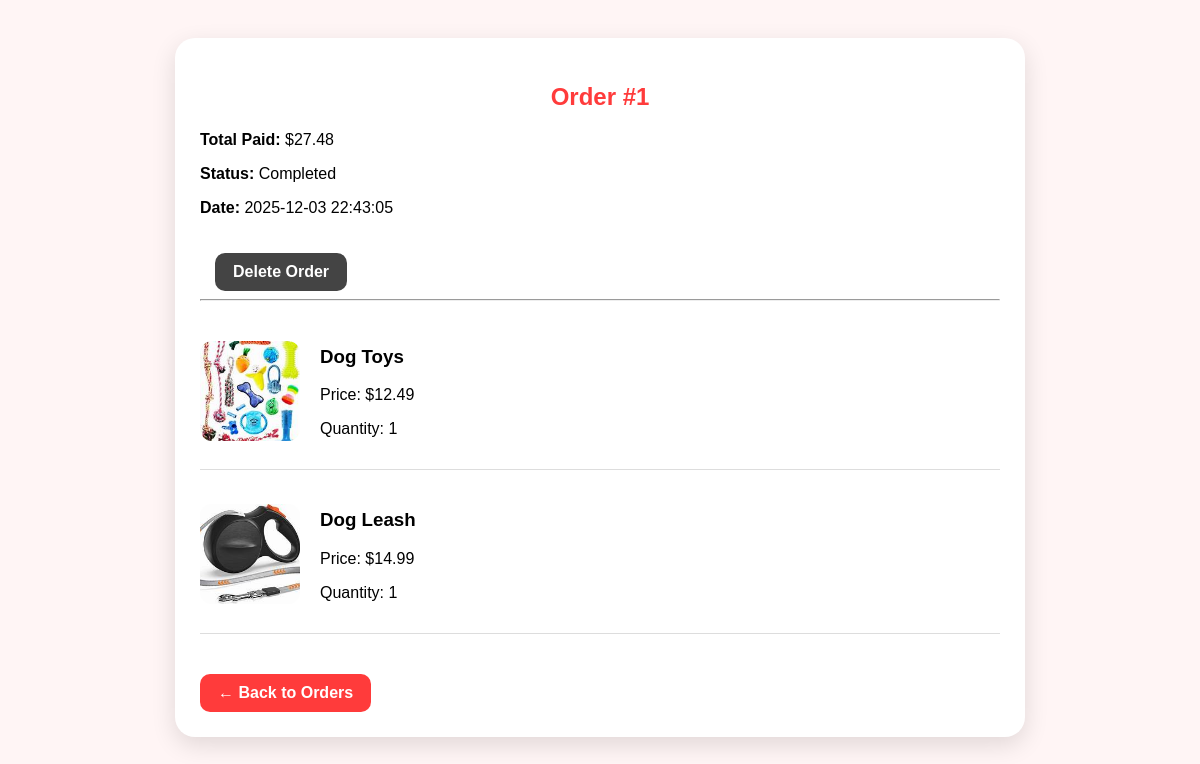
The page /order_details.php?order_id=1 (signed in) on the database its author committed.
### tables this page shows
CREATE TABLE `orders` (
  `order_id` int NOT NULL,
  `user_id` int NOT NULL,
  `total_amount` decimal(10,2) NOT NULL,
  `payment_method` varchar(50) NOT NULL,
  `full_name` varchar(200) DEFAULT NULL,
  `address` text,
  `phone` varchar(50) DEFAULT NULL,
  `order_date` timestamp NULL DEFAULT CURRENT_TIMESTAMP,
  `status` varchar(50) DEFAULT 'Completed'
);

CREATE TABLE `order_items` (
  `item_id` int NOT NULL,
  `order_id` int NOT NULL,
  `product_id` int NOT NULL,
  `quantity` int NOT NULL,
  `price` decimal(10,2) NOT NULL
);

CREATE TABLE `products` (
  `product_id` int NOT NULL,
  `product_name` varchar(150) NOT NULL,
  `description` text,
  `price` decimal(10,2) NOT NULL,
  `category` varchar(100) DEFAULT NULL,
  `image` varchar(255) DEFAULT NULL,
  `created_at` timestamp NULL DEFAULT CURRENT_TIMESTAMP
);

### order_details.php (the view, shortened to what this page needs)
<?php
include 'db.php';
$order_id = $_GET["order_id"];
$user_id = $_SESSION["user_id"];
$check = $conn->prepare("SELECT * FROM orders WHERE order_id = ? AND user_id = ?");
$check->bind_param("ii", $order_id, $user_id);
$check->execute();
$order = $check->get_result()->fetch_assoc();
$sql = "
SELECT oi.quantity, oi.price, p.product_name, p.image
FROM order_items oi
JOIN products p ON oi.product_id = p.product_id
WHERE oi.order_id = ?
";
$stmt = $conn->prepare($sql);
$stmt->bind_param("i", $order_id);
$stmt->execute();
$items = $stmt->get_result();
?>
<!DOCTYPE html>
<html>
<head>
</head>
<body>
<div class="details-box">
    <h2>Order #<?php echo $order_id; ?></h2>
    <p><strong>Total Paid:</strong> $<?php echo number_format($order["total_amount"], 2); ?></p>
    <p><strong>Status:</strong> <?php echo $order["status"]; ?></p>
    <p><strong>Date:</strong> <?php echo $order["order_date"]; ?></p>
    <a class="delete-btn"
       href="delete_order.php?order_id=<?php echo $order_id; ?>"
       onclick="return confirm('Permanently delete this order?');">
        Delete Order
    </a>
    <hr><br>
    <?php while ($row = $items->fetch_assoc()) { ?>
        <div class="item">
            <img src="<?php echo $row["image"]; ?>">
            <div>
                <h3><?php echo $row["product_name"]; ?></h3>
                <p>Price: $<?php echo number_format($row["price"], 2); ?></p>
                <p>Quantity: <?php echo $row["quantity"]; ?></p>
            </div>
        </div>
    <?php } ?>
    <a href="orders.php" class="back-btn">← Back to Orders</a>
</div>
</body>
</html>

### order_details.php (style rules this page uses)
body { font-family: Poppins, sans-serif; background: #fff5f5; padding: 30px; }
.details-box { max-width: 800px; margin: auto; background: white; padding: 25px; border-radius: 20px; box-shadow: 0px 8px 25px rgba(0,0,0,0.12); }
h2 { text-align: center; color: #ff3b3b; }
.item { display: flex; align-items: center; margin-bottom: 20px; padding-bottom: 15px; border-bottom: 1px solid #ddd; }
.item img { width: 100px; height: 100px; border-radius: 12px; object-fit: cover; margin-right: 20px; }
.back-btn, .delete-btn { display: inline-block; margin-top: 20px; background: #ff3b3b; color: white; padding: 10px 18px; border-radius: 10px; text-decoration: none; font-weight: 600; }
.delete-btn { background: #444; margin-left: 15px; }

### rows shown on the page
orders: total_amount "27.48", status "Completed", order_date "2025-12-03 22:43:05"
order_items: product.image (picture), product.product_name "Dog Toys", price "12.49", quantity "1"
order_items: product.image (picture), product.product_name "Dog Leash", price "14.99", quantity "1"

### other values the page prints
$order_id "1"
